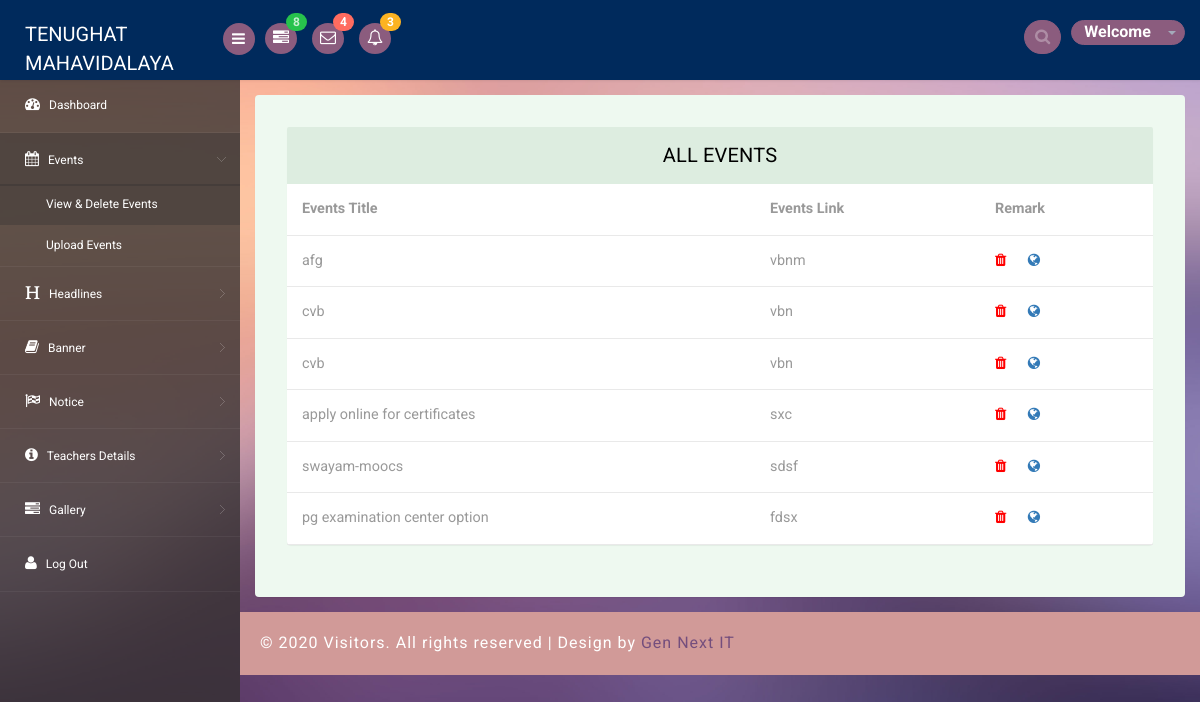
/disply_event, run on an earlier commit of the app's database.
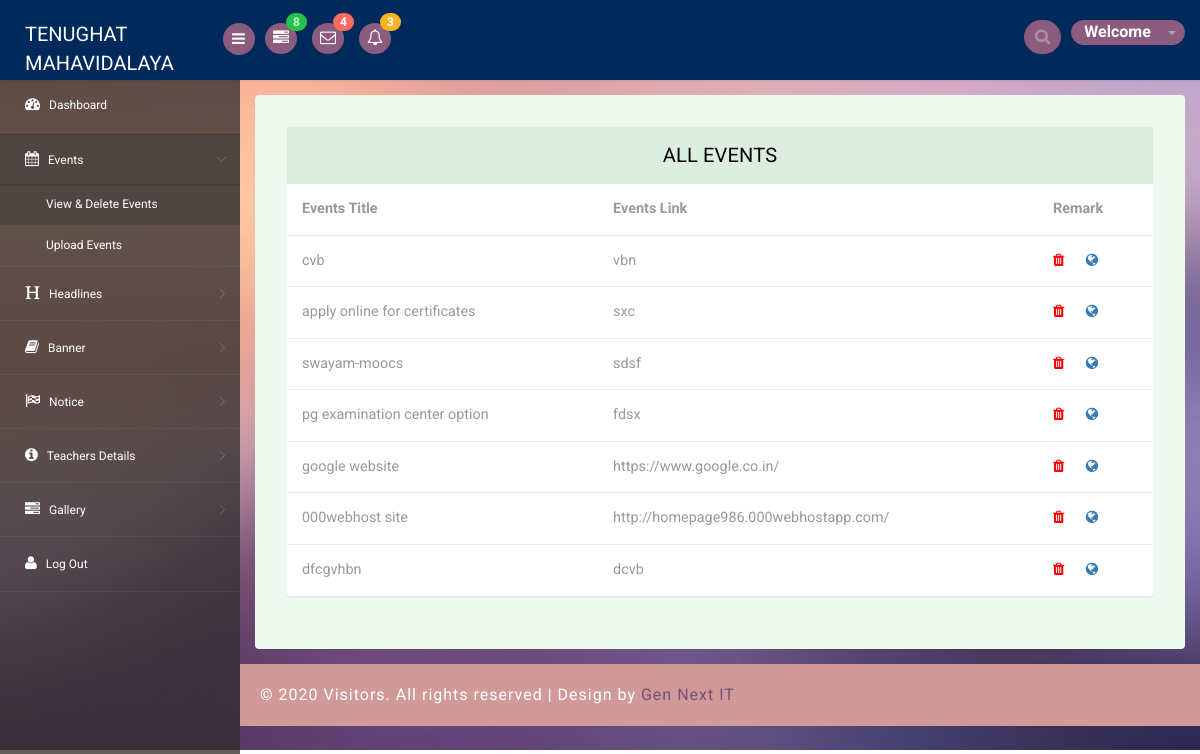
And on a later commit of the database.
### schoolapp/models.py (models this page shows)
class Events_mod(models.Model):
    events_name = models.CharField(max_length=50)
    events_link = models.CharField(max_length=50)
    class Meta:
        db_table="Events"

### schoolapp/views.py (the view)
# urls.py: path('disply_event',views.events_d),
def events_d(request):
    if request.method == 'GET':
        Rok55 = Events_mod.objects.all()
        return render(request, 'event_display.html',{'rok44' : Rok55})

### schoolapp/templates/event_display.html (shortened to what the changed rows need)
<!DOCTYPE html>
<head>
	{% load static %}
<link rel="stylesheet" href="{% static "css1/bootstrap.min.css" %} " >
<link rel="stylesheet" href="https://cdnjs.cloudflare.com/ajax/libs/font-awesome/4.7.0/css/font-awesome.min.css">
<link href="{% static "css1/style.css" %} " rel='stylesheet' type='text/css' />
<link href="{% static "css1/style-responsive.css" %}" rel="stylesheet"/>
<link rel="stylesheet" href="{% static "css1/font.css" %}" type="text/css"/>
<link href="{% static "css1/font-awesome.css" %} " rel="stylesheet">
<link rel="stylesheet" href="{% static "css1/morris.css" %}" type="text/css"/>
<link rel="stylesheet" href="{% static "css1/monthly.css" %}">
</head>
<body>
<section id="container">
<section id="main-content">
	<section class="wrapper">
		<div class="table-agile-info">
 <div class="panel panel-default">
    <div>
      <table class="table" ui-jq="footable" ui-options='{
        "paging": {
          "enabled": true
        },
        "filtering": {
          "enabled": true
        },
        "sorting": {
          "enabled": true
        }}'>
        <thead>
          <tr>
            <th>Events Title</th>
            <th>Events Link</th>
            <th data-breakpoints="xs">Remark</th>
          </tr>
        </thead>
        <tbody>
            {% for banner in rok44 %}
          <tr data-expanded="true">
            <td>{{ banner.events_name }}</td>
            <td>{{ banner.events_link }} </td>
            <td><a href="delete_events/{{ banner.id }}"><i  class="fa fa-trash" aria-hidden="true"></i></a>
           &nbsp;&nbsp;&nbsp;&nbsp; <a href=""><i class="fa fa-globe" aria-hidden="true"></i></a></td>
          </tr>
          {% endfor %}
        </tbody>
      </table>
    </div>
  </div>
</div>
</section>
</section>
</section>
</body>
</html>

What changed in the data, as far as the page shows it:
removed Events_mod: events_name "afg", events_link "vbnm"
removed Events_mod: events_name "cvb", events_link "vbn"
added Events_mod: events_name "google website", events_link "https://www.google.co.in/"
added Events_mod: events_name "000webhost site", events_link "http://homepage986.000webhostapp.com/"
added Events_mod: events_name "dfcgvhbn", events_link "dcvb"
